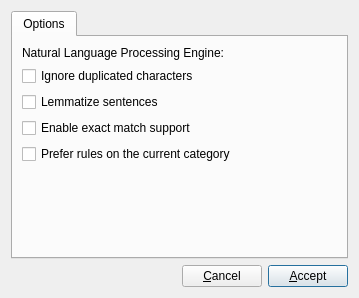
<?xml version="1.0" encoding="UTF-8"?>
<ui version="4.0">
 <class>OptionsWindow</class>
 <widget class="QDialog" name="OptionsWindow">
  <property name="geometry">
   <rect>
    <x>0</x>
    <y>0</y>
    <width>359</width>
    <height>298</height>
   </rect>
  </property>
  <property name="windowTitle">
   <string>Options</string>
  </property>
  <property name="modal">
   <bool>true</bool>
  </property>
  <layout class="QVBoxLayout" name="verticalLayout">
   <item>
    <widget class="QTabWidget" name="tabWidget">
     <property name="currentIndex">
      <number>0</number>
     </property>
     <widget class="QWidget" name="tab">
      <attribute name="title">
       <string>Options</string>
      </attribute>
      <layout class="QVBoxLayout" name="verticalLayout_2">
       <item>
        <widget class="QLabel" name="label">
         <property name="text">
          <string>Natural Language Processing Engine:</string>
         </property>
        </widget>
       </item>
       <item>
        <widget class="QCheckBox" name="rmDupCharCheckBox">
         <property name="toolTip">
          <string>&lt;!DOCTYPE HTML PUBLIC &quot;-//W3C//DTD HTML 4.0//EN&quot; &quot;http://www.w3.org/TR/REC-html40/strict.dtd&quot;&gt;
&lt;html&gt;&lt;head&gt;&lt;meta name=&quot;qrichtext&quot; content=&quot;1&quot; /&gt;&lt;style type=&quot;text/css&quot;&gt;
p, li { white-space: pre-wrap; }
&lt;/style&gt;&lt;/head&gt;&lt;body style=&quot; font-family:'Cantarell'; font-size:10pt; font-weight:400; font-style:normal;&quot;&gt;
&lt;p style=&quot; margin-top:0px; margin-bottom:0px; margin-left:0px; margin-right:0px; -qt-block-indent:0; text-indent:0px;&quot;&gt;For instance, &lt;span style=&quot; font-style:italic;&quot;&gt;hello&lt;/span&gt; is equal than &lt;span style=&quot; font-style:italic;&quot;&gt;helloo, hellooooo, heeeelloooo&lt;/span&gt;&lt;/p&gt;&lt;/body&gt;&lt;/html&gt;</string>
         </property>
         <property name="text">
          <string>Ignore duplicated characters</string>
         </property>
        </widget>
       </item>
       <item>
        <widget class="QCheckBox" name="lemmatizeCheckBox">
         <property name="toolTip">
          <string>&lt;!DOCTYPE HTML PUBLIC &quot;-//W3C//DTD HTML 4.0//EN&quot; &quot;http://www.w3.org/TR/REC-html40/strict.dtd&quot;&gt;
&lt;html&gt;&lt;head&gt;&lt;meta name=&quot;qrichtext&quot; content=&quot;1&quot; /&gt;&lt;style type=&quot;text/css&quot;&gt;
p, li { white-space: pre-wrap; }
&lt;/style&gt;&lt;/head&gt;&lt;body style=&quot; font-family:'Cantarell'; font-size:10pt; font-weight:400; font-style:normal;&quot;&gt;
&lt;p style=&quot; margin-top:0px; margin-bottom:0px; margin-left:0px; margin-right:0px; -qt-block-indent:0; text-indent:0px;&quot;&gt;For instance &lt;span style=&quot; font-style:italic;&quot;&gt;write&lt;/span&gt; is equal than &lt;span style=&quot; font-style:italic;&quot;&gt;wrote, written&lt;/span&gt;&lt;/p&gt;&lt;/body&gt;&lt;/html&gt;</string>
         </property>
         <property name="text">
          <string>Lemmatize sentences</string>
         </property>
        </widget>
       </item>
       <item>
        <widget class="QCheckBox" name="exactMatchCheckbox">
         <property name="text">
          <string>Enable exact match support</string>
         </property>
        </widget>
       </item>
       <item>
        <widget class="QCheckBox" name="preferCategCheckBox">
         <property name="text">
          <string>Prefer rules on the current category</string>
         </property>
        </widget>
       </item>
       <item>
        <spacer name="generalVerticalSpacer">
         <property name="orientation">
          <enum>Qt::Vertical</enum>
         </property>
         <property name="sizeHint" stdset="0">
          <size>
           <width>20</width>
           <height>40</height>
          </size>
         </property>
        </spacer>
       </item>
      </layout>
     </widget>
    </widget>
   </item>
   <item>
    <layout class="QHBoxLayout" name="buttonsLayout">
     <item>
      <spacer name="buttonsSpacer">
       <property name="orientation">
        <enum>Qt::Horizontal</enum>
       </property>
       <property name="sizeHint" stdset="0">
        <size>
         <width>40</width>
         <height>20</height>
        </size>
       </property>
      </spacer>
     </item>
     <item>
      <widget class="QPushButton" name="cancelButton">
       <property name="text">
        <string>&amp;Cancel</string>
       </property>
      </widget>
     </item>
     <item>
      <widget class="QPushButton" name="acceptButton">
       <property name="text">
        <string>&amp;Accept</string>
       </property>
       <property name="default">
        <bool>true</bool>
       </property>
       <property name="flat">
        <bool>false</bool>
       </property>
      </widget>
     </item>
    </layout>
   </item>
  </layout>
 </widget>
 <resources/>
 <connections/>
</ui>
